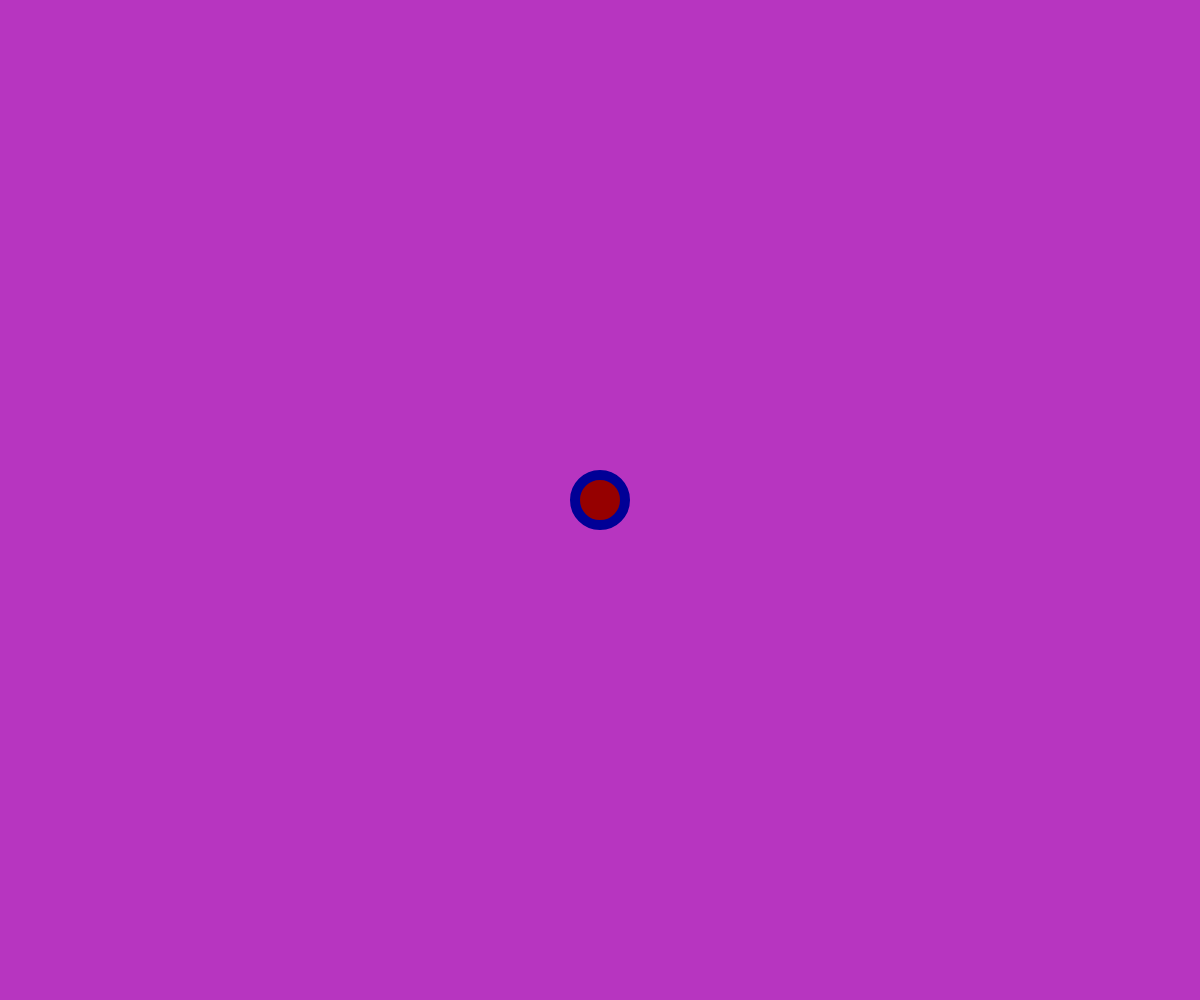
Frame 1 (no input)
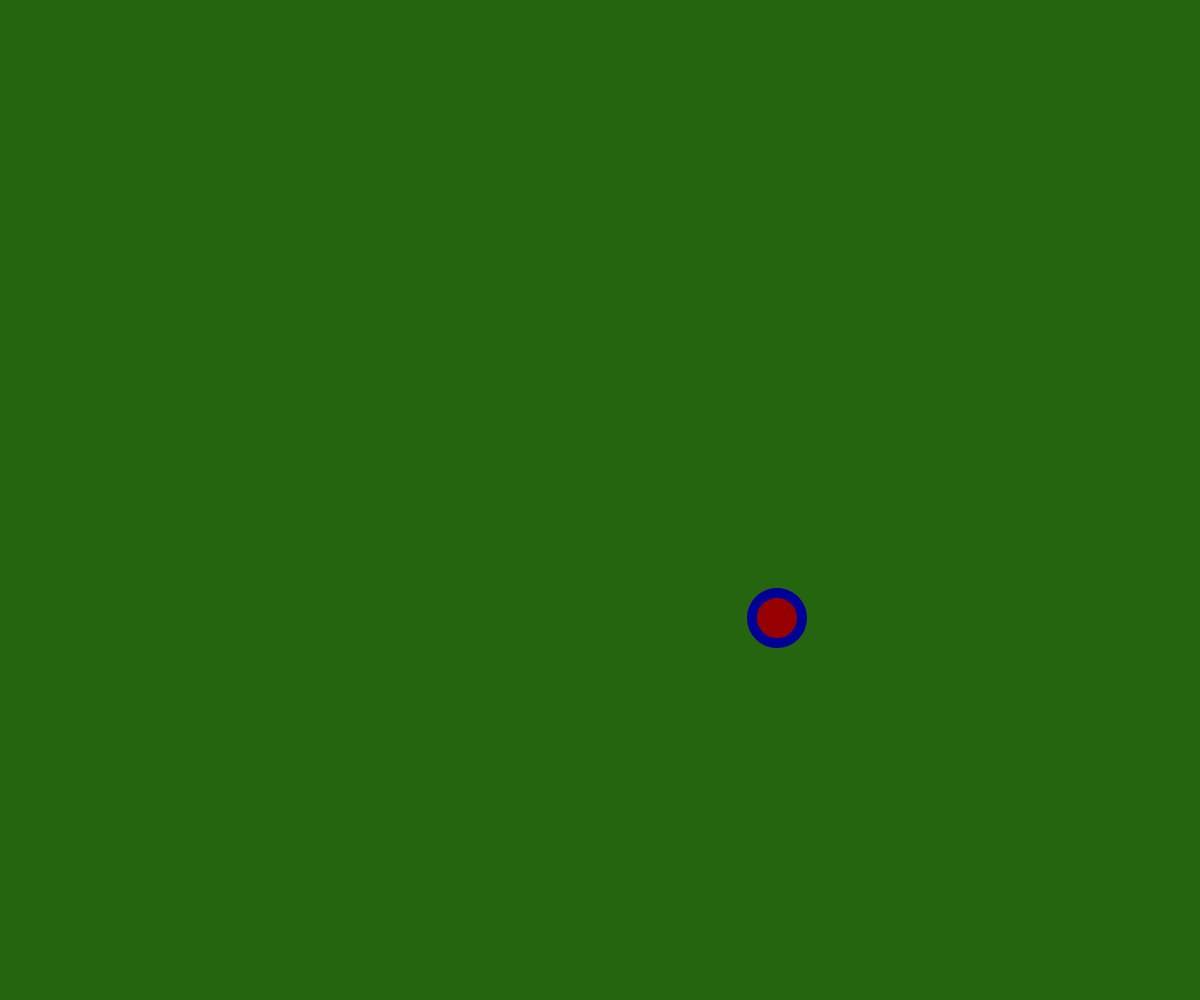
Frame 60 (no input)
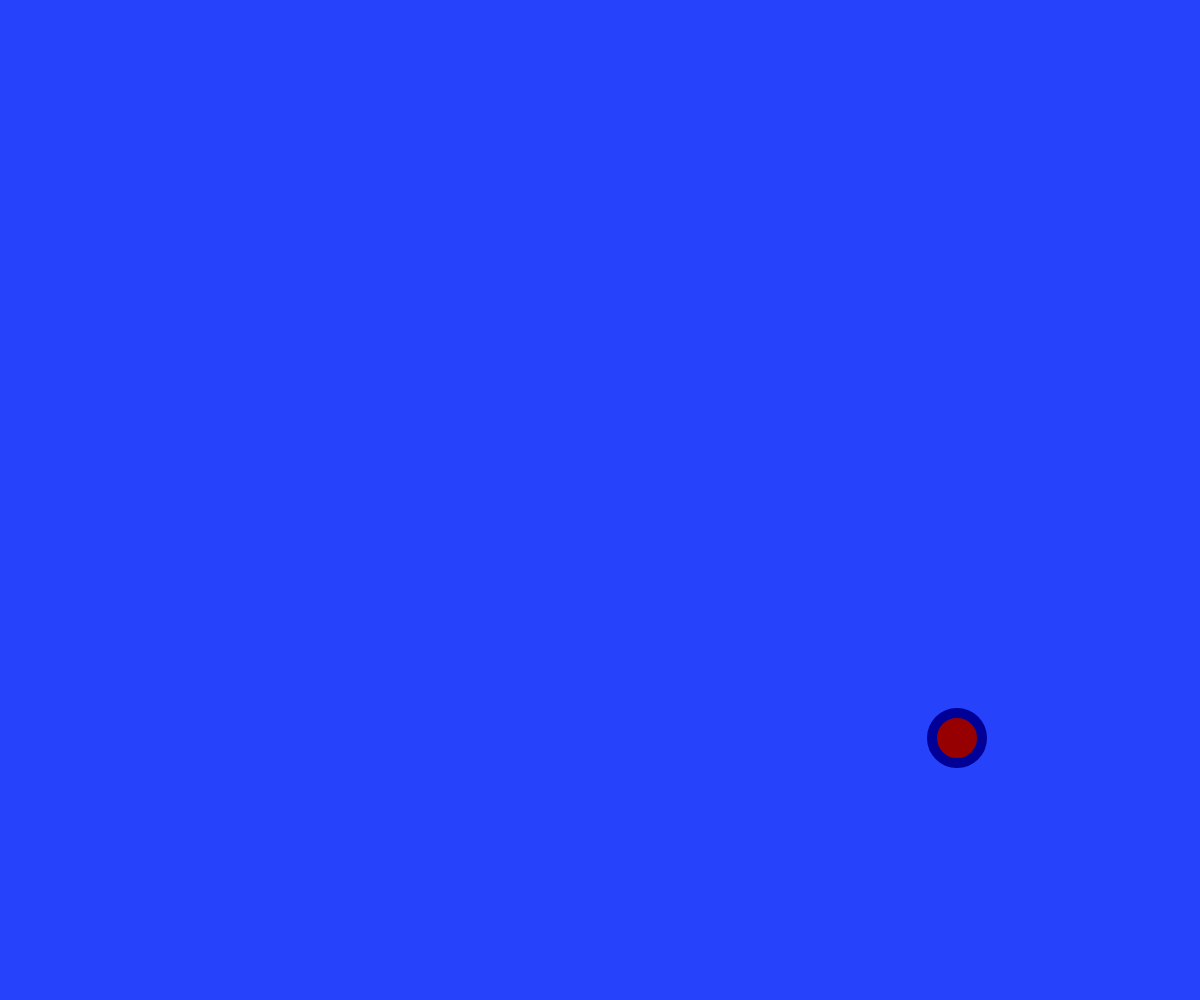
Frame 120 (the mouse pressed at the canvas centre since frame 60)

The p5.js sketch that drew these frames (run headless with seeded random() and noise() and a simulated clock; from frame 60 on, the mouse is pressed at the canvas centre):

// p5.js sketch
// ── sketch.js
// First p5.js program

// define variables
var x, y,  speedX = 3, speedY = 2;

// setup is called once at the start of the program
function setup() {
	createCanvas(windowWidth, windowHeight); // set width and height of drawing canvas
	x = width/2;
	y = height/2;
}

// draw is called 60 times per second (frameRate) by default
function draw() {
	var r = random(256);
	var g = random(256);
	var b = random(256);
	background(r, g, b); // arguments: RGB color values
	fill(150, 0, 0);
	strokeWeight(10);
	stroke(0, 0, 150);
	ellipse(x, y, 50, 50); // arguments: x, y, width, height
	x = x + speedX;
	y = y + speedY;

	if (x > width || x < 0) {
		speedX = -1 * speedX;
	}
	if (y > height || y < 0) {
		speedY = - speedY;
	}
}
